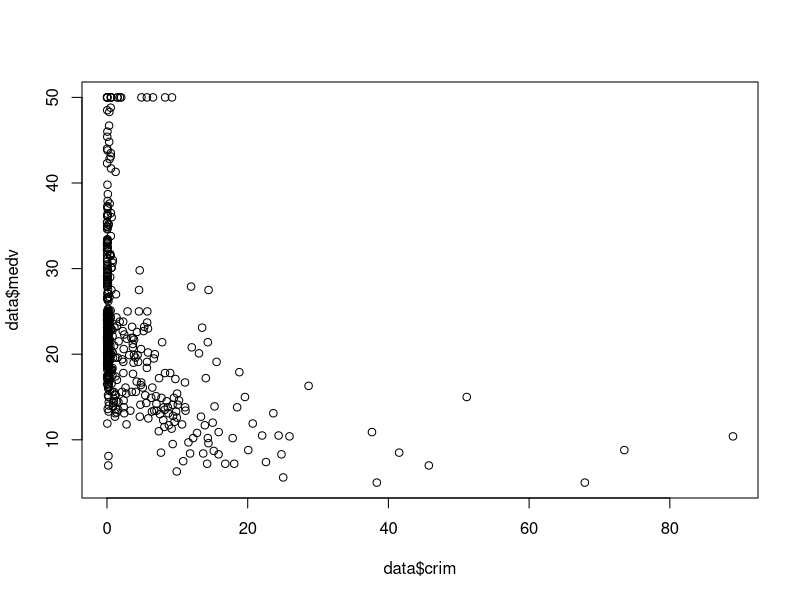
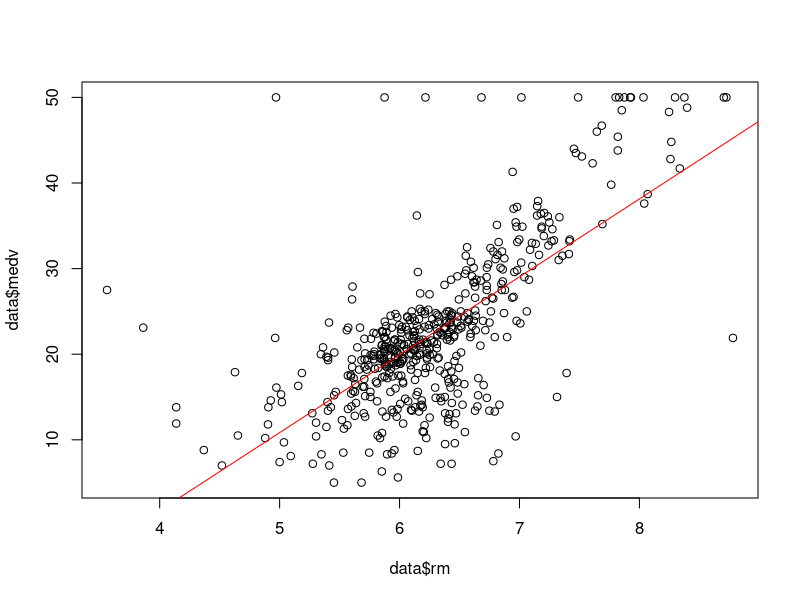
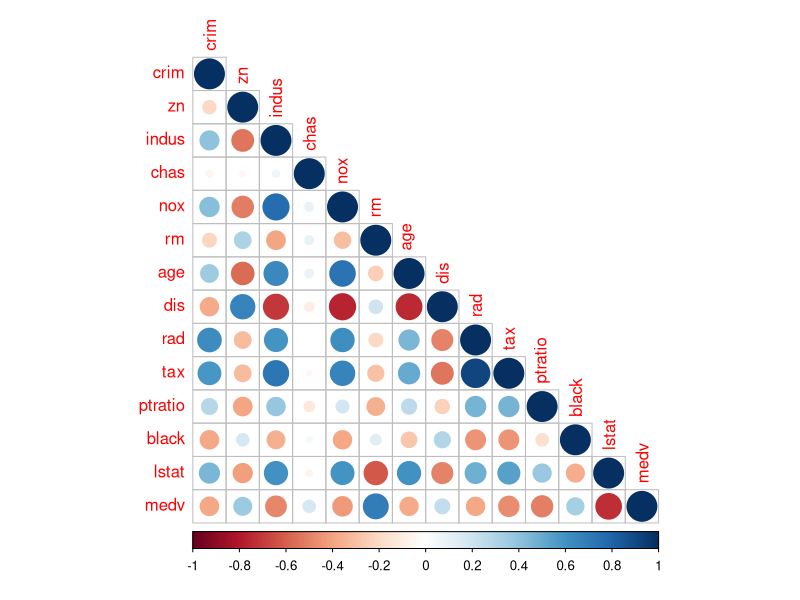
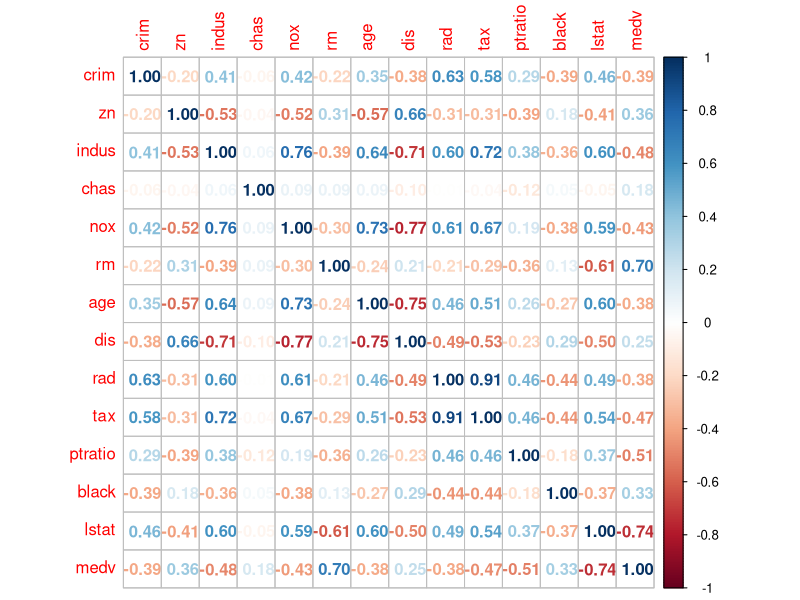

Recreate these plots in R, in order. (Note: this script raises an error after producing the figures.)
?Boston
library(MASS)
View(Boston)
data <- Boston
library(caTools)
split <- sample.split(data,SplitRatio = 0.7)
training <- subset(data,split=="TRUE")
testingset <- subset(data,,split=="False")
plot(data$crim,data$medv)
cr <- cor(data)
  plot(data$rm,data$medv)
  abline(lm(data$medv~data$rm),col="red")   ## used for linera regressions lines
install.packages("corrplot")
  library(corrplot)
corrplot(cr,type = "lower")  
corrplot(cr,method = "number")  
 

model=lm(medv~.,training)
summary(model)
plot(testingset$medv)
summary(testingset)
